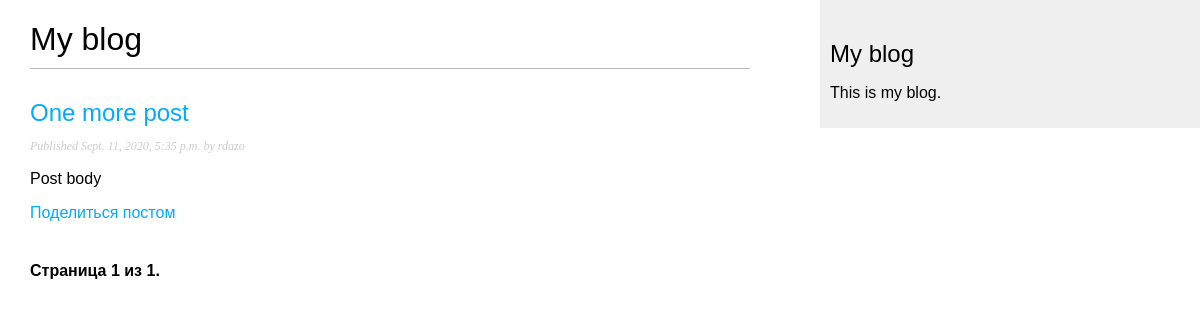
Page /blog/ on the earlier database version.
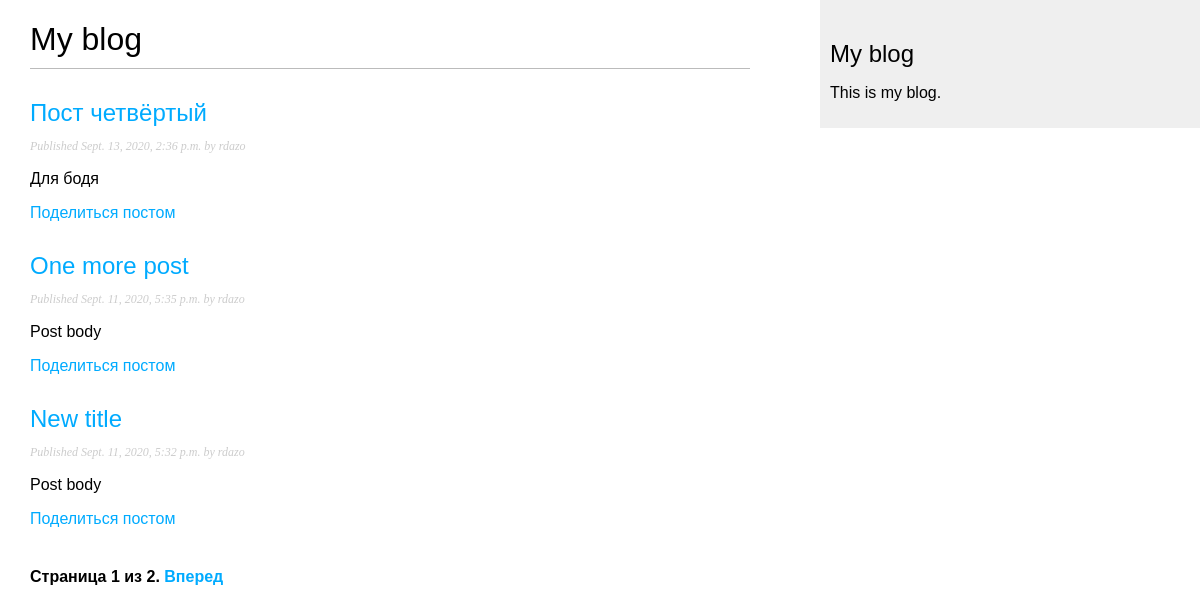
Same page on the later database version.
### blog/models.py (models this page shows, shortened)
class Post(models.Model):
    STATUS_CHOICES = (
        ('draft', 'Draft'),
        ('published', 'Published'),
    )
    title = models.CharField(max_length=250)
    slug = models.SlugField(max_length=250, unique_for_date='publish')
    author = models.ForeignKey(User, on_delete=models.CASCADE, related_name='blog_posts')
    body = models.TextField()
    publish = models.DateTimeField(default=timezone.now)
    created = models.DateTimeField(auto_now_add=True)
    updated = models.DateTimeField(auto_now=True)
    status = models.CharField(max_length=10, choices=STATUS_CHOICES, default='draft')
    objects = models.Manager()  # Менеджер по умолчанию.
    published = PublishedManager()  # Новый менеджер.
    class Meta:
        ordering = ('-publish',)
    def get_absolute_url(self):
        return reverse(
            'blog:post_detail', args=[self.publish.year, self.publish.month, self.publish.day, self.slug]
        )

### blog/views.py (the view)
# urls.py: path('', views.PostListView.as_view(), name='post_list'),
class PostListView(ListView):
    queryset = Post.published.all()
    context_object_name = 'posts'
    paginate_by = 3
    template_name = 'blog/post/list.html'

### blog/templates/blog/post/list.html (shortened to what this page needs)
{% extends "blog/base.html" %}
{% block content %}
    <h1>My blog</h1>
    {% for post in posts %}
        <h2>
            <a href="{{ post.get_absolute_url }}">{{ post.title }}</a>
        </h2>
        <p class="date">Published {{ post.publish }} by {{ post.author }}</p>
        {{ post.body|truncatewords:30|linebreaks }}
        <p>
            <a href="{% url 'blog:post_share' post.id %}">Поделиться постом</a>
        </p>
    {% endfor %}
    {% include "pagination.html" with page=page_obj %}
{% endblock %}

Differences in the rows shown:
added Post: title "Пост четвёртый", publish "Sept. 13, 2020, 2:36 p.m.", author "rdazo", body "Для бодя"
now on this page (row edited): Post: title "New title", publish "Sept. 11, 2020, 5:32 p.m.", author "rdazo", body "Post body"
Other differences:
{{ page.paginator.num_pages }}: "1" → "2"
text now shown: "Вперед"
